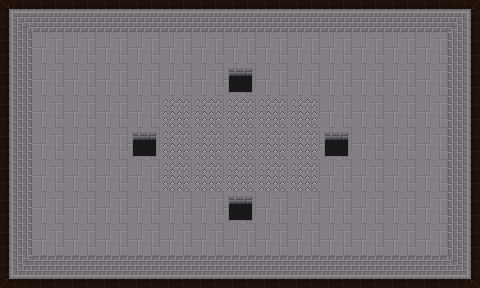

Below is a game level as drawn by its tile map, then a one-line description and the .tmx file that defines it, in full:
An orthogonal 15x9 tile map with 32x32 px tiles, 2 tile layers (ground, obstacles) and 31 objects.

<map version="1.5" tiledversion="1.5.0" orientation="orthogonal" renderorder="right-down" width="15" height="9" tilewidth="32" tileheight="32" infinite="0" nextlayerid="10" nextobjectid="87">
 <tileset firstgid="1" source="room2.tsx" />
 <layer id="1" name="ground" width="15" height="9">
  <data encoding="csv">
23,22,22,22,22,22,22,22,22,22,22,22,22,22,2684354583,
1610612758,19,19,19,19,19,19,19,19,19,19,19,19,19,2684354582,
1610612758,19,19,19,19,19,19,19,19,19,19,19,19,19,2684354582,
1610612758,19,19,19,19,19,19,19,19,19,19,19,19,19,2684354582,
1610612758,19,19,19,19,19,19,19,19,19,19,19,19,19,2684354582,
1610612758,19,19,19,19,19,19,19,19,19,19,19,19,19,2684354582,
1610612758,19,19,19,19,19,19,19,19,19,19,19,19,19,2684354582,
1610612758,19,19,19,19,19,19,19,19,19,19,19,19,19,2684354582,
1610612759,3221225494,3221225494,3221225494,3221225494,3221225494,3221225494,3221225494,3221225494,3221225494,3221225494,3221225494,3221225494,3221225494,3221225495
</data>
 </layer>
 <objectgroup id="5" name="doors-UP">
  <object id="36" x="224" y="0" width="32" height="32" />
 </objectgroup>
 <objectgroup id="6" name="doors-RIGHT">
  <object id="37" x="448" y="128" width="32" height="32" />
 </objectgroup>
 <objectgroup id="7" name="doors-LEFT">
  <object id="39" x="0" y="128" width="32" height="32" />
 </objectgroup>
 <objectgroup id="8" name="doors-DOWN">
  <object id="40" x="224" y="256" width="32" height="32" />
 </objectgroup>
 <layer id="3" name="obstacles" width="15" height="9">
  <data encoding="csv">
0,0,0,0,0,0,0,0,0,0,0,0,0,0,0,
0,0,0,0,0,0,0,0,0,0,0,0,0,0,0,
0,0,0,0,0,0,0,20,0,0,0,0,0,0,0,
0,0,0,0,0,21,21,21,21,21,0,0,0,0,0,
0,0,0,0,20,21,21,21,21,21,20,0,0,0,0,
0,0,0,0,0,21,21,21,21,21,0,0,0,0,0,
0,0,0,0,0,0,0,20,0,0,0,0,0,0,0,
0,0,0,0,0,0,0,0,0,0,0,0,0,0,0,
0,0,0,0,0,0,0,0,0,0,0,0,0,0,0
</data>
 </layer>
 <objectgroup id="4" name="border">
  <object id="3" x="0" y="0" width="224" height="32" />
  <object id="4" x="448" y="0" width="32" height="128" />
  <object id="24" x="256" y="0" width="224" height="32" />
  <object id="25" x="448" y="160" width="32" height="128" />
  <object id="26" x="0" y="256" width="224" height="32" />
  <object id="27" x="256" y="256" width="224" height="32" />
  <object id="28" x="0" y="0" width="32" height="128" />
  <object id="29" x="0" y="160" width="32" height="128" />
  <object id="65" x="132.091" y="131.727" width="24.8182" height="25.2727" />
  <object id="84" x="228.341" y="196.614" width="24.8182" height="25.2727" />
  <object id="85" x="228.091" y="67.6137" width="24.8182" height="25.2727" />
  <object id="86" x="324.091" y="131.864" width="24.8182" height="25.2727" />
 </objectgroup>
 <objectgroup id="9" name="fire">
  <object id="69" x="175.138" y="106.25">
   <polygon points="0,0 -5.07508,6.75568 0.588415,12.6875 6.98742,6.59091" />
  </object>
  <object id="70" x="175.125" y="138.5">
   <polygon points="0,0 -5.07508,6.75568 0.588415,12.6875 6.98742,6.59091" />
  </object>
  <object id="71" x="175" y="170.375">
   <polygon points="0,0 -5.07508,6.75568 0.588415,12.6875 6.98742,6.59091" />
  </object>
  <object id="72" x="207.375" y="170.25">
   <polygon points="0,0 -5.07508,6.75568 0.588415,12.6875 6.98742,6.59091" />
  </object>
  <object id="73" x="207.125" y="137.5">
   <polygon points="0,0 -5.07508,6.75568 0.588415,12.6875 6.98742,6.59091" />
  </object>
  <object id="74" x="207.125" y="106.875">
   <polygon points="0,0 -5.07508,6.75568 0.588415,12.6875 6.98742,6.59091" />
  </object>
  <object id="75" x="239.25" y="106.5">
   <polygon points="0,0 -5.07508,6.75568 0.588415,12.6875 6.98742,6.59091" />
  </object>
  <object id="76" x="239.375" y="138.625">
   <polygon points="0,0 -5.07508,6.75568 0.588415,12.6875 6.98742,6.59091" />
  </object>
  <object id="77" x="239.375" y="170">
   <polygon points="0,0 -5.07508,6.75568 0.588415,12.6875 6.98742,6.59091" />
  </object>
  <object id="78" x="271.25" y="170.25">
   <polygon points="0,0 -5.07508,6.75568 0.588415,12.6875 6.98742,6.59091" />
  </object>
  <object id="79" x="271.75" y="138.625">
   <polygon points="0,0 -5.07508,6.75568 0.588415,12.6875 6.98742,6.59091" />
  </object>
  <object id="80" x="271.375" y="106.25">
   <polygon points="0,0 -5.07508,6.75568 0.588415,12.6875 6.98742,6.59091" />
  </object>
  <object id="81" x="303.375" y="105.625">
   <polygon points="0,0 -5.07508,6.75568 0.588415,12.6875 6.98742,6.59091" />
  </object>
  <object id="82" x="303.25" y="138.5">
   <polygon points="0,0 -5.07508,6.75568 0.588415,12.6875 6.98742,6.59091" />
  </object>
  <object id="83" x="303.25" y="169.5">
   <polygon points="0,0 -5.07508,6.75568 0.588415,12.6875 6.98742,6.59091" />
  </object>
 </objectgroup>
</map>
